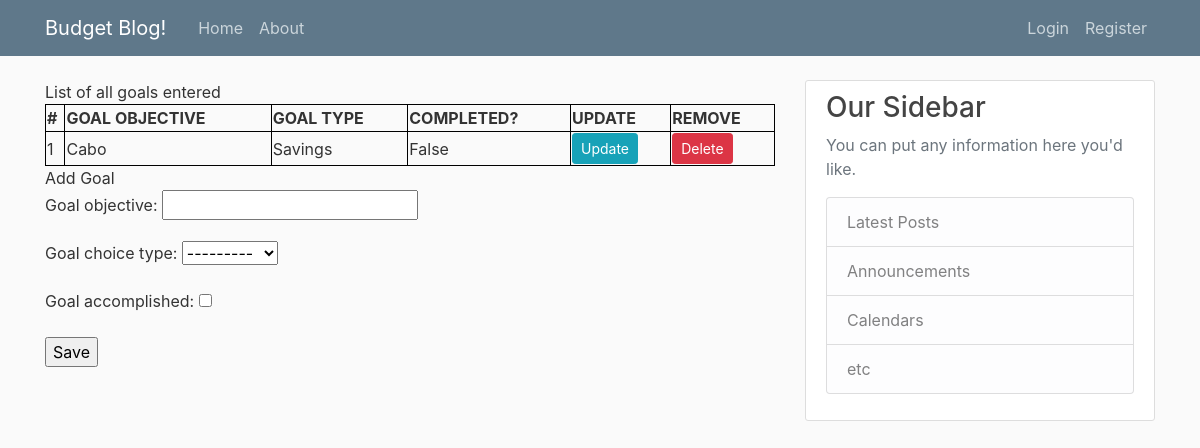
/goals/, run on an earlier commit of the app's database.
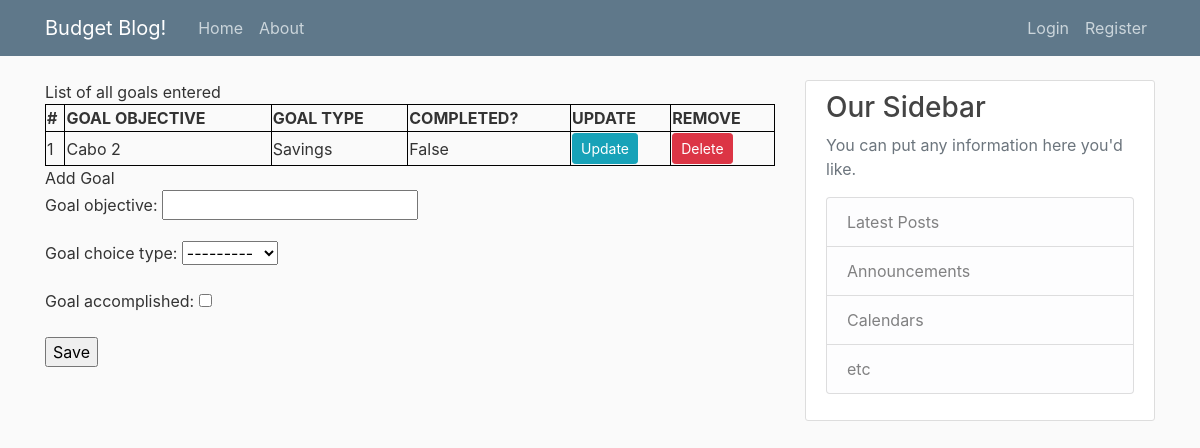
And on a later commit of the database.
### blog/models.py (models this page shows, shortened)
class GoalType(models.Model):
    goal_objective = models.CharField(max_length=300, blank=True)
    goal_choice = (
            ('Savings', 'Savings'),
            ('Expenses', 'Expenses'),
            ('Debt', 'Debt')
    )
    goal_choice_type = models.CharField(max_length = 30, blank=True, null=True, choices=goal_choice)
    goal_accomplished = models.BooleanField()

### blog/views.py (the view)
# urls.py: path('goals/', views.goal_entry, name = 'goals'),
def goal_entry(request):
    title1 = 'List of all goals entered'
    queryset = GoalType.objects.all()
    title2 = 'Add Goal'
    form = GoalForm(request.POST or None)
    if form.is_valid():
        form.save()
    context = {
        "title1":title1,
        "queryset":queryset,
        "title2": title2,
        "form": form,
        }
    return render(request, "blog/goals.html",context)

### blog/forms.py
class GoalForm(forms.ModelForm):
	class Meta:
		model = GoalType
		fields = ['goal_objective', 'goal_choice_type', 'goal_accomplished']

### blog/templates/blog/goals.html (shortened to what this page needs)
{% extends "blog/base.html"%}
{% block content %}
{{title1}}
    <table border="2">
      <tr>
        <th>#</th>
        <th>GOAL OBJECTIVE</th>
        <th>GOAL TYPE</th>
        <th>COMPLETED?</th>
        <th>UPDATE</th>
        <th>REMOVE</th>
      </tr>
      {% for instance in queryset %}
      <tr>
        <td>{{forloop.counter}}</td>
        <td>{{instance.goal_objective}}</td>
        <td>{{instance.goal_choice_type}}</td>
        <td>{{instance.goal_accomplished}}</td>
        <td><a class="btn btn-sm btn-info" href="{% url 'goal_edit' instance.id %}">Update</a></td>
        <td><a class="btn btn-sm btn-danger" href="{% url 'goal_delete' instance.id %}">Delete</a></td>
      </tr>
      {% endfor %}
    </table>
       {{title2}}
      <form method="post" action="">
              {{form.as_p}}
              <input type="submit" value="Save" />
      </form>
{% endblock content %}

What changed in the data, as far as the page shows it:
removed GoalType: goal_objective "Cabo", goal_choice_type "Savings", goal_accomplished "False"
added GoalType: goal_objective "Cabo 2", goal_choice_type "Savings", goal_accomplished "False"
